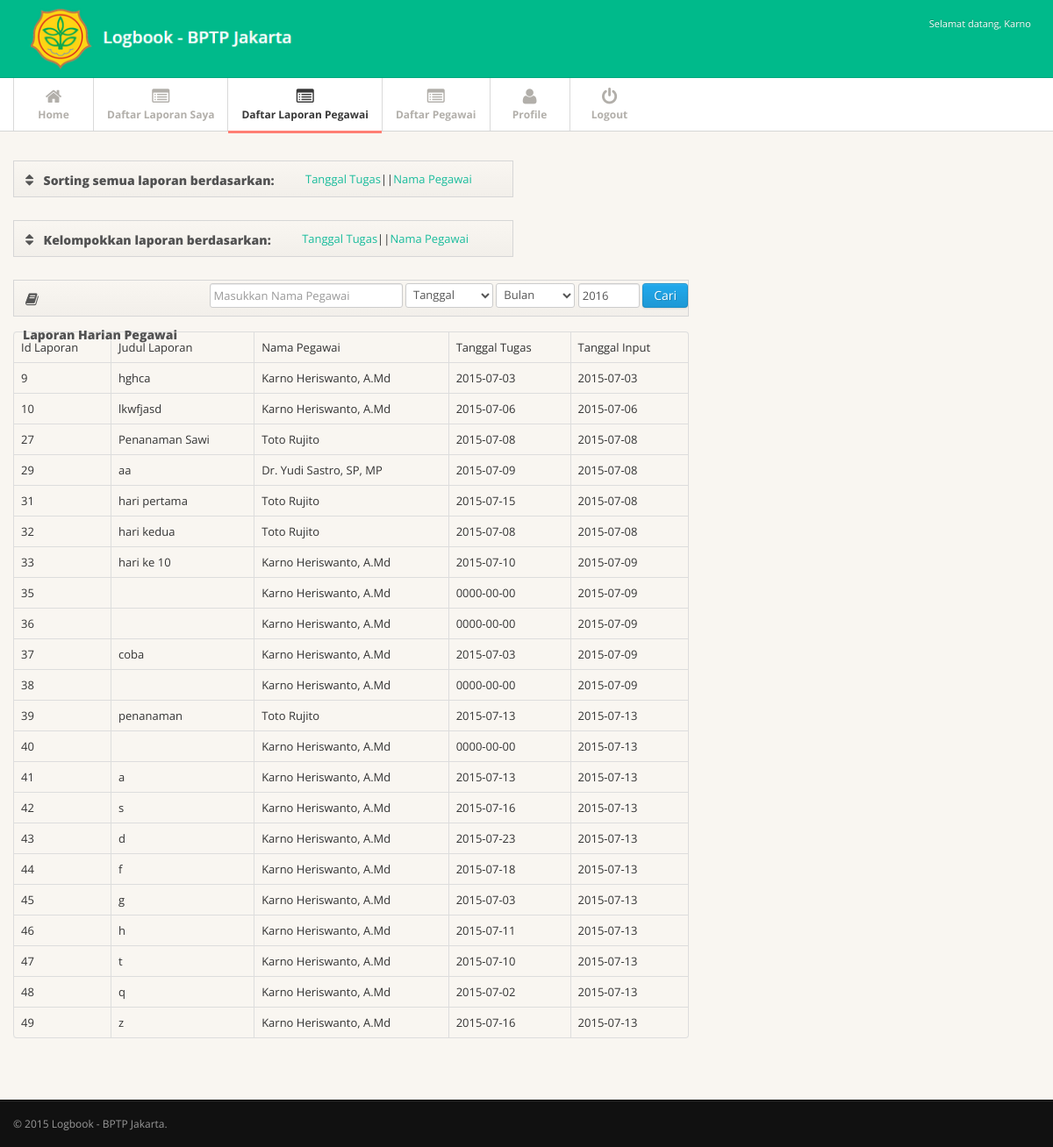
The page /level/superadmin/search-laporan.php (signed in) on the database its author committed.
### tables this page shows
CREATE TABLE IF NOT EXISTS `uraian_tugas` (
`id_laporan` int(11) NOT NULL,
  `judul_laporan` varchar(50) NOT NULL,
  `Nama` varchar(40) NOT NULL,
  `NIP` varchar(18) NOT NULL,
  `Tanggal_input` date NOT NULL,
  `Tanggal_tugas` date NOT NULL,
  `Isi_tugas` varchar(2000) NOT NULL
);

### config/change-bulan-to-nomor.php (called while the page is built, shortened)
<?php
function changebulantonomor($month) {
	return $month;
}
?>

### level/superadmin/search-laporan.php (the view, shortened to what this page needs)
<?php
include "../../config/connect.php";
include "../../config/change-bulan-to-nomor.php";
$search = $_POST['cari_laporan'];
$tahun=$_POST['tahun'];
$namabulan=$_POST['bulan'];
$bulan=changebulantonomor($namabulan);
if($_POST['hari'] <10){
$hari=("0".$_POST['hari']);
}
else{
$hari=$_POST['hari'];
}
if ($_POST['hari']== ''){
$tglcari= ($tahun."-".$bulan);}
else{
$tglcari= ($tahun."-".$bulan."-".$hari);}
$currDate		= date('Y-m-d');
$year       = substr($currDate,0,4);
?>
<!DOCTYPE html>
<html lang="en">
<head>
<link href="../../assets/css/bootstrap.min.css" rel="stylesheet">
<link href="../../assets/css/bootstrap-responsive.min.css" rel="stylesheet">
<link href="../../assets/css/font-awesome.css" rel="stylesheet">
<link href="../../assets/css/style.css" rel="stylesheet">
<link href="../../assets/css/pages/dashboard.css" rel="stylesheet">
</head>
<body>
<?php
include "header-after-login.php";
?>
<div class="subnavbar">
  <div class="subnavbar-inner">
    <div class="container">
      <ul class="mainnav">
	  <li><a href="index.php"><i class="icon-home"></i><span>Home</span> </a> </li>
	  <li><a href="report.php"><i class="icon-list-alt"></i><span>Daftar Laporan Saya</span> </a> </li>
	  <li class="active"><a href="report-pegawai.php?sort=all"><i class="icon-list-alt"></i><span>Daftar Laporan Pegawai</span> </a> </li>
	  <li><a href="daftar-pegawai.php"><i class="icon-list-alt"></i><span>Daftar Pegawai</span> </a> </li>
      <li><a href="profile.php"><i class="icon-user"></i><span>Profile</span> </a> </li>
      <li class="nav navbar-nav navbar-right"><a href="logout.php"><i class="icon-off"></i><span>Logout</span> </a> </li>
    </div>
  </div>
</div>
<div class="main">
  <div class="main-inner">
  <div class="container">
	 <div class="row">
  <div class="widget widget-nopad">
			<div class="span6">
            <div class="widget-header"> <i class="icon-sort"></i>
              <h3> Sorting semua laporan berdasarkan:	</h3> <a href="report-pegawai.php?sort=tanggal">Tanggal Tugas</a>||<a href="report-pegawai.php?sort=nama">Nama Pegawai</a>
            </div>
	</div>
	</div>
	</div>
	</div>
	  <div class="container">
	 <div class="row">
  <div class="widget widget-nopad">
			<div class="span6">
            <div class="widget-header"> <i class="icon-sort"></i>
              <h3> Kelompokkan laporan berdasarkan:</h3> <a href="report-pegawai-kelompok.php?sort=kelompok-tanggal">Tanggal Tugas</a>||<a href="report-pegawai-kelompok.php?sort=nama">Nama Pegawai</a>
            </div>
	</div>
	</div>
	</div>
	</div>
    <div class="container">
	 <div class="row">
        <div class="span8">
          <div class="widget widget-nopad">
            <div class="widget-header"> <i class="icon-book"></i>
			<div class='pull-right'>
			<form  name="cari_transaksi" action="search-laporan.php?=" method="post">
				<input type= "text" name="cari_laporan" placeholder="Masukkan Nama Pegawai"/>
				<select name="hari" style="width:100px">
					<option selected value="">Tanggal</option>
				</select>
				<select required name="bulan" style="width:90px">
					<option value="">Bulan</option>
				</select>
				<input type="text" name="tahun" value="<?php echo $year; ?>" style="width:60px">
				<input style="margin-bottom:8px" type="submit" class="btn btn-primary" name="submit" value="Cari"  />
			</form>
			</div>
              <h3> Laporan Harian Pegawai</h3>
            </div>
    <?php
			$query ="select * from uraian_tugas where Nama like '%$search%' and Tanggal_tugas like '%$tglcari%'";
			$data = mysqli_query($con,$query);
			if(mysqli_num_rows($data)>0){?>
			<div class="table-responsives">
<table class="table table-bordered">
        <tr>
			<td>Id Laporan</td>
			<td>Judul Laporan</td>
			<td>Nama Pegawai</td>
			<td>Tanggal Tugas</td>
			<td>Tanggal Input</td>
        </tr>
		<?php
    while ($fetch = mysqli_fetch_array($data)) {
	?>
        <tr>
            <td><?php echo $fetch['id_laporan']; ?></td>
			<td><?php echo $fetch['judul_laporan']; ?></</td>
			<td><?php echo $fetch['Nama']; ?></</td>
			<td><?php echo $fetch['Tanggal_tugas']; ?></td>
            <td><?php echo $fetch['Tanggal_input']; ?></td>
            </tr>
    <?php
    }}
	else{echo "<div class='alert'>
	<span style=''> <font color='#B82E00'>Tidak ada data yang cocok dengan kata kunci.</font> </span>
	</div>";}
    ?>
</table>
          </div>
        </div>
      </div>
		</div>
    </div>
  </div>
</div>
<div class="footer">
  <div class="footer-inner">
    <div class="container">
      <div class="row">
        <div class="span12"> &copy; 2015 <a href="index.php">Logbook - BPTP Jakarta</a>. </div>
      </div>
    </div>
  </div>
</div>
</body>
</html>

### assets/css/style.css (style rules this page uses)
body { background: #f9f6f1; font: 13px/1.7em 'Open Sans'; }
input, button, select, textarea { font-family: 'Open Sans'; }
.table td { vertical-align: middle; }
.subnavbar { margin-bottom: 2.5em; }
.subnavbar-inner { height: 60px; background: #fff; border-bottom: 1px solid #d6d6d6; }
.subnavbar .container > ul { display: inline-block; height: 80px; padding: 0; margin: 0; }
.subnavbar .container > ul > li { float: left; min-width: 90px; height: 60px; padding: 0; margin: 0; text-align: center; list-style: none; border-left: 1px solid #d9d9d9; }
.subnavbar .container > ul > li > a { display: block; height: 100%; padding: 0 15px; font-size: 12px; font-weight: bold; color: #b2afaa; }
.subnavbar .container > ul > li > a > i { display: inline-block; width: 24px; height: 24px; margin-top: 11px; margin-bottom: -3px; font-size: 20px; }
.subnavbar .container > ul > li > a > span { display: block; }
.subnavbar .container > ul > li.active > a { border-bottom:3px solid #ff7f74; color: #383838; }
.main { padding-bottom: 2em; border-bottom: 1px solid #000; }
.footer { margin-top: 0; border-top: 1px solid #292929; }
.footer-inner { padding: 15px 0; font-size: 12px; background: #111; color: #999; }
.footer a { color: #999; }
.widget { position: relative; clear: both; width: auto; margin-bottom: 2em; overflow: hidden; }
.widget-header { position: relative; height: 40px; line-height: 40px; background: #f9f6f1; background:-moz-linear-gradient(top, #f9f6f1 0%, #f2efea 100%); background:-webkit-gradient(linear, left top, left bottom, color-stop(0%,#f9f6f1), color-stop(100%,#f2efea)); background:-webkit-linear-gradient(top, #f9f6f1 0%,#f2efea 100%); background:-o-linear-gradient(top, #f9f6f1 0%,#f2efea 100%); background:-ms-linear-gradient(top, #f9f6f1 0%,#f2efea 100%); background:linear-gradient(top, #f9f6f1 0%,#f2efea 100%); filter: progid:DXImageTransform.Microsoft.gradient(startColorstr='#f9f6f1', endColorstr='#f2efea'); -ms-filter: "progid:DXImageTransform.Microsoft.gradient(startColorstr='#f9f6f1', endColorstr='#f2efea')"; border: 1px solid #d6d6d6; -webkit-background-clip: padding-box; }
.widget-header h3 { position: relative; top: 2px; left: 10px; display: inline-block; margin-right: 3em; font-size: 14px; font-weight: 800; color: #525252; line-height: 18px; text-shadow: 1px 1px 2px rgba(255,255,255,.5); }
.widget-header [class^="icon-"], .widget-header [class*=" icon-"] { display: inline-block; margin-left: 13px; margin-right: -2px; font-size: 16px; color: #555; vertical-align: middle; }

### rows shown on the page
uraian_tugas: id_laporan "9", judul_laporan "hghca", Nama "Karno Heriswanto, A.Md", Tanggal_tugas "2015-07-03", Tanggal_input "2015-07-03"
uraian_tugas: id_laporan "10", judul_laporan "lkwfjasd", Nama "Karno Heriswanto, A.Md", Tanggal_tugas "2015-07-06", Tanggal_input "2015-07-06"
uraian_tugas: id_laporan "27", judul_laporan "Penanaman Sawi", Nama "Toto Rujito", Tanggal_tugas "2015-07-08", Tanggal_input "2015-07-08"
uraian_tugas: id_laporan "29", judul_laporan "aa", Nama "Dr. Yudi Sastro, SP, MP", Tanggal_tugas "2015-07-09", Tanggal_input "2015-07-08"
uraian_tugas: id_laporan "31", judul_laporan "hari pertama", Nama "Toto Rujito", Tanggal_tugas "2015-07-15", Tanggal_input "2015-07-08"
uraian_tugas: id_laporan "32", judul_laporan "hari kedua", Nama "Toto Rujito", Tanggal_tugas "2015-07-08", Tanggal_input "2015-07-08"
uraian_tugas: id_laporan "33", judul_laporan "hari ke 10", Nama "Karno Heriswanto, A.Md", Tanggal_tugas "2015-07-10", Tanggal_input "2015-07-09"
uraian_tugas: id_laporan "35", Nama "Karno Heriswanto, A.Md", Tanggal_tugas "0000-00-00", Tanggal_input "2015-07-09"
uraian_tugas: id_laporan "36", Nama "Karno Heriswanto, A.Md", Tanggal_tugas "0000-00-00", Tanggal_input "2015-07-09"
uraian_tugas: id_laporan "37", judul_laporan "coba", Nama "Karno Heriswanto, A.Md", Tanggal_tugas "2015-07-03", Tanggal_input "2015-07-09"
uraian_tugas: id_laporan "38", Nama "Karno Heriswanto, A.Md", Tanggal_tugas "0000-00-00", Tanggal_input "2015-07-09"
uraian_tugas: id_laporan "39", judul_laporan "penanaman", Nama "Toto Rujito", Tanggal_tugas "2015-07-13", Tanggal_input "2015-07-13"
uraian_tugas: id_laporan "40", Nama "Karno Heriswanto, A.Md", Tanggal_tugas "0000-00-00", Tanggal_input "2015-07-13"
uraian_tugas: id_laporan "41", judul_laporan "a", Nama "Karno Heriswanto, A.Md", Tanggal_tugas "2015-07-13", Tanggal_input "2015-07-13"
uraian_tugas: id_laporan "42", judul_laporan "s", Nama "Karno Heriswanto, A.Md", Tanggal_tugas "2015-07-16", Tanggal_input "2015-07-13"
uraian_tugas: id_laporan "43", judul_laporan "d", Nama "Karno Heriswanto, A.Md", Tanggal_tugas "2015-07-23", Tanggal_input "2015-07-13"
uraian_tugas: id_laporan "44", judul_laporan "f", Nama "Karno Heriswanto, A.Md", Tanggal_tugas "2015-07-18", Tanggal_input "2015-07-13"
uraian_tugas: id_laporan "45", judul_laporan "g", Nama "Karno Heriswanto, A.Md", Tanggal_tugas "2015-07-03", Tanggal_input "2015-07-13"
uraian_tugas: id_laporan "46", judul_laporan "h", Nama "Karno Heriswanto, A.Md", Tanggal_tugas "2015-07-11", Tanggal_input "2015-07-13"
uraian_tugas: id_laporan "47", judul_laporan "t", Nama "Karno Heriswanto, A.Md", Tanggal_tugas "2015-07-10", Tanggal_input "2015-07-13"
uraian_tugas: id_laporan "48", judul_laporan "q", Nama "Karno Heriswanto, A.Md", Tanggal_tugas "2015-07-02", Tanggal_input "2015-07-13"
uraian_tugas: id_laporan "49", judul_laporan "z", Nama "Karno Heriswanto, A.Md", Tanggal_tugas "2015-07-16", Tanggal_input "2015-07-13"

### other values the page prints
$_SESSION['userid'] "Karno"
